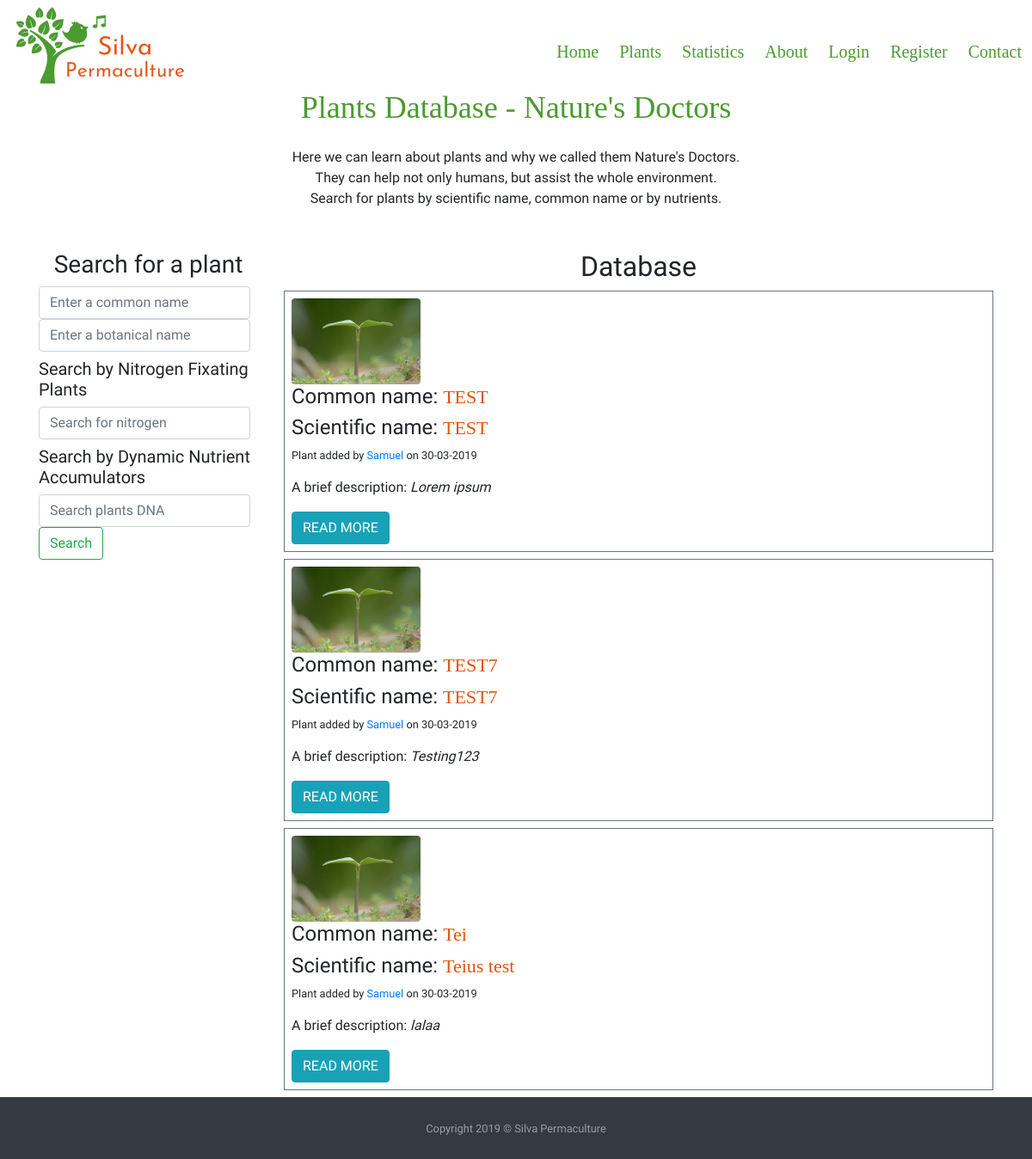
/plants, run on the app's committed database.
### silvapermaculture/models.py (models this page shows, shortened)
class Plants(db.Model):
    id = db.Column(db.Integer, primary_key=True)
    common_name = db.Column(db.String(40), nullable=False)
    botanical_name = db.Column(db.String(80), unique=True, nullable=False)
    short_description = db.Column(db.Text, nullable=False)
    medicinal = db.Column(db.Text, nullable=False)
    image_file = db.Column(db.String(20), default='default_plant_pic.jpg')
    date_added = db.Column(db.DateTime, nullable=False, default=datetime.utcnow)
    user_id = db.Column(db.Integer, db.ForeignKey('user.id'), nullable=False)
    dna = db.relationship('DNA', secondary = plants_dna_table)  # Dynamic_Nutrient_Accumulated
    nfn = db.relationship('NFN', secondary = plants_nfn_table)  # Nitrogen_Fixers_Nursing

class User(db.Model, UserMixin):
    id = db.Column(db.Integer, primary_key=True)
    username = db.Column(db.String(20), unique=True, nullable=False)
    password = db.Column(db.String(60), nullable=False)
    image_file = db.Column(db.String(20), nullable=False, default = 'default.png')
    add_plants = db.relationship('Plants', backref = 'author', lazy=True)

### silvapermaculture/routes.py (the view)
@app.route("/plants")
def plants():
    plants = Plants.query.all()
    return render_template('plants.html', title= 'Plants Database', plants=plants)

### silvapermaculture/templates/plants.html
{% extends "layout.html" %}
    {% block content %}
        <div class="row">
            <div class="col-12">
                <h1 class="text-center" id="heading">Plants Database - Nature's Doctors</h1>
            </div>
        </div>
        <div class="row my-3">
            <div class="col-12 mb-2">
                <p class="text-center">Here we can learn about plants and why we called them Nature's Doctors.<br/>
                    They can help not only humans, but assist the whole environment. <br/>
                    Search for plants by scientific name, common name or by nutrients. </p>
            </div>
        </div>
        <div class="row">
            <div class="col-12 col-lg-3 ">
                <h3 class="my-2 text-center">Search for a plant</h3>
                <form class="form-inline my-2 my-lg-0">
                  <input class="form-control mr-sm-2" type="search" placeholder="Enter a common name" aria-label="Search">
                  <input class="form-control mr-sm-2" type="search" placeholder="Enter a botanical name" aria-label="Search">
                    <h5 class="h5 my-2">Search  by Nitrogen Fixating Plants</h5>
                  <input class="form-control mr-sm-2" type="search" placeholder="Search for nitrogen" aria-label="Search">
                     <h5 class="h5 my-2">Search  by Dynamic Nutrient Accumulators</h5>
                    <input class="form-control mr-sm-2" type="search" placeholder="Search plants DNA" aria-label="Search">
                  <button class="btn btn-outline-success my-2 my-sm-0" type="submit">Search</button>
                </form>
            </div>
            <div class="col-12 col-lg-9">
                <h2 class="my-2 text-center heading">Database</h2>
                {% for plant in plants %}
                   <div class="my-2 p-2 border border-secondary">
                    <img class="img-fluid rounded " src="{{ url_for('static', filename='img/plants/' + plant.image_file) }}"  alt="Default plant image"/>
                    <h4 class="text-left">Common name: <span class="titles">{{ plant.common_name }}</span></h4>
                    <h4 class="text-left">Scientific name: <span class="titles">{{ plant.botanical_name }} </span></h4>
                    <p class="text-left small">Plant added by <a href="#">{{ plant.author.username }}</a> on {{ plant.date_added.strftime('%d-%m-%Y') }} </p>
                    <p class="text-left">A brief description: <em>{{ plant.short_description }}</em> </p>
                    <a class="btn btn-info" href="{{ url_for('plant', plant_id=plant.id) }}">READ MORE</a>
                   </div>
                {% endfor %}
            </div>
        </div>
    {% endblock content %} #Jinja2 allows to put the name of the block here so to know which block is closing if we have multiple.

### silvapermaculture/templates/layout.html (shortened to what this page needs)
<!doctype html>
<html lang="en">
<head>
    <link rel="stylesheet" href="https://stackpath.bootstrapcdn.com/bootstrap/4.3.1/css/bootstrap.min.css">
    <link rel="stylesheet" href="https://use.fontawesome.com/releases/v5.3.1/css/all.css"
crossorigin="anonymous">
    <link rel="stylesheet" href="{{ url_for('static', filename='css/style.css') }}" type="text/css">
</head>
<body class="d-flex flex-column">
<header>
    <div class="container-fluid">
                <div class="row">
                    <div class="col-12 col-sm-12 p-0">
                        <nav class="navbar navbar-expand-lg p-0  ">
                            <a class="navbar-brand  ml-3" href="{{ url_for('index') }}"><img class="img-fluid" src="{{ url_for('static', filename='img/logo_silva.png') }}" alt="Bird singing and Silva Permaculture title"/></a>
                            <div class="collapse navbar-collapse justify-content-end" id="navbarNav">
                                <ul class="navbar-nav mt-3">
                                    <li class="nav-item mx-1">
                                        <a class="nav-link items" href="{{ url_for('index') }}">Home<span class="sr-only">(current)</span></a>
                                    </li>
                                    <li class="nav-item mx-1">
                                        <a class="nav-link items" href="{{ url_for('plants') }}">Plants</a>
                                    </li>
                                    <li class="nav-item mx-1">
                                        <a class="nav-link items" href="{{ url_for('statistics') }}">Statistics</a>
                                    </li>
                                    <li class="nav-item mx-1">
                                        <a class="nav-link items" href="{{ url_for('about') }}">About</a>
                                    </li>
                                    {% if current_user.is_authenticated %}
                                         <li class="nav-item mx-1">
                                            <a class="nav-link items"  href="{{ url_for('new_plant') }}">Add Plant</a>
                                        </li>
                                        <li class="nav-item mx-1">
                                            <a class="nav-link items"  href="{{ url_for('account') }}">Account</a>
                                        </li>
                                        <li class="nav-item mx-1">
                                            <a class="nav-link items"  href="{{ url_for('logout') }}">Logout</a>
                                        </li>
                                    {% else %}
                                        <li class="nav-item mx-1">
                                            <a class="nav-link items" href="{{ url_for('login') }}">Login</a>
                                        </li>
                                        <li class="nav-item mx-1">
                                            <a class="nav-link items" href="{{ url_for('register') }}">Register</a>
                                        </li>
                                    {% endif %}
                                    <li class="nav-item mx-1">
                                        <a class="nav-link items"  href="{{ url_for('contact') }}">Contact</a>
                                    </li>
                                </ul>
                            </div>
                        </nav>
                    </div>
                </div>
            </div>
</header>
<main>
    <div class="container">
                {% block content %}
                {% endblock content %}
    </div>
</main>
<footer  class="py-4 bg-dark text-white-50">
    <div class="container text-center">
      <small>Copyright 2019 &copy; Silva Permaculture</small>
    </div>
</footer>
</body>
</html>

### silvapermaculture/static/css/style.css (style rules this page uses)
body { font-family: "Mali",cursive; }
.items { color:#4B9B2F; font-family: 'Josefin Sans'; font-size:20px; transition: all .5s; }
#heading { color: #4B9B2F; font-size: 36px; font-family: 'Josefin Sans'; }
.titles { color: #E5530B; font-family: 'Josefin Sans'; font-size:22px }

### data on the page
Plants: image_file (placeholder picture), common_name "TEST", botanical_name "TEST", author.username "Samuel", date_added "30-03-2019", short_description "Lorem ipsum"
Plants: image_file (placeholder picture), common_name "TEST7", botanical_name "TEST7", author.username "Samuel", date_added "30-03-2019", short_description "Testing123"
Plants: image_file (placeholder picture), common_name "Tei", botanical_name "Teius test", author.username "Samuel", date_added "30-03-2019", short_description "lalaa"
